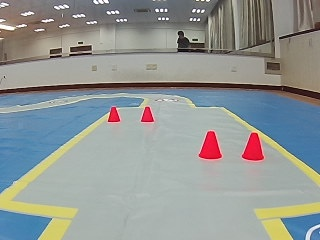
#> input picture 1.jpg, 320 x 240 px
$ python ObstacleAvoidance.py
#> lines starting #> are read from the running program, lines starting #| are printed output that depends on the picture; after the words box and inside, x2 and y2 are one past the last pixel; in counts of white or black regions, pixels touching at a corner belong together
#> further down, frame is the input picture: shape (240, 320, 3); mean B, G, R 148.2, 150.6, 145.7
# -*- coding: UTF-8 -*-
'''=================================================
@Project -> File   ：codes -> ObstacleAvoidance
@IDE    ：PyCharm
@Author ：Blain Wu
@Date   ：2020/8/11 15:10
@Desc   ：
=================================================='''
import cv2
import numpy as np
def findObstacl(frame):
    hsv = cv2.cvtColor(frame, cv2.COLOR_BGR2HSV)
#> hsv: shape (240, 320, 3); mean H, S, V 63.4, 47.9, 162.5
    mask = cv2.inRange(hsv, lowerb=lower_hsv, upperb=upper_hsv)
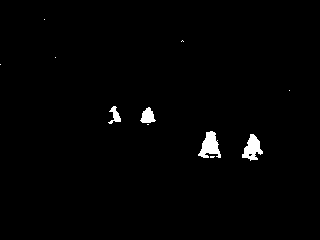
#> mask: shape (240, 320); 1.3% white; 11 white regions (7 under 20 px), largest, box (x1, y1, x2, y2) and area: (198, 131, 221, 158) 361, (242, 134, 263, 161) 315, (140, 107, 156, 123) 163, (108, 106, 121, 124) 110
    dst = cv2.erode(mask, kernel, iterations=3)
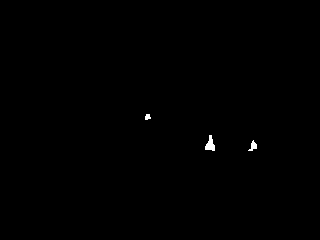
#> dst: shape (240, 320); 0.23% white; 3 white regions
    # dst = cv2.dilate(dst,kernel,iterations=1)

    contours, hierarchy = cv2.findContours(dst,
                                           cv2.RETR_EXTERNAL,
                                           cv2.CHAIN_APPROX_SIMPLE)
#> contours = 3 contours, 1 with area under 20; largest, box (x1, y1, x2, y2) and area: (205, 135, 215, 151) 75, (248, 140, 257, 151) 35
    return contours,hierarchy

if __name__ == '__main__':
    lower_hsv = np.array([160, 43, 46])
    upper_hsv = np.array([175, 255, 255])
    kernel = cv2.getStructuringElement(cv2.MORPH_RECT, (3, 3))

    frame = cv2.imread('./1.jpg')

    contours, hierarchy = findObstacl(frame)

    for c in contours:
        M = cv2.moments(c)
        print(M)
        cX = int(M["m10"] / M["m00"])
        cY = int(M["m01"] / M["m00"])
        # calculate x,y coordinate of center
        cv2.circle(frame, (cX, cY), 3, (255, 255, 255), -1)
#> this loop made 3 passes
#> (cX, cY) on passes 1 to 3: (252, 145), (209, 144), (147, 116)
#> (printed output is left out)
#> frame: shape (240, 320, 3); 0.11% of pixels changed, all inside (x1, y1, x2, y2) = (144, 113, 256, 149)

    cv2.imshow('show',frame)
    cv2.waitKey(0)
